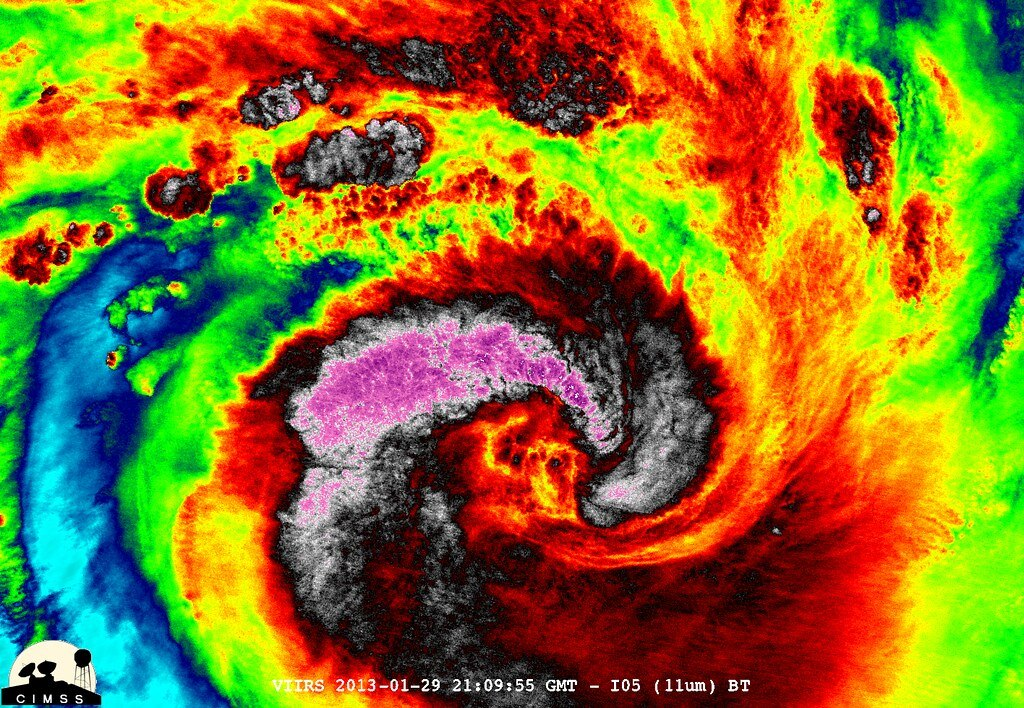
#> input picture media/banco/libres/clima/hurricane-satellite-image-ov5.jpg, 1024 x 708 px
$ python -i dibujo.py   (imports and definitions only)
#> lines starting #> are read from the running program, lines starting #| are printed output that depends on the picture
"""TOMMY · Convierte cualquier foto en DIBUJO (estilo ilustración de GTA: colores planos, tinta negra, tramado).

Estilos:
  gta     → ilustración tipo pantalla de carga: colores planos (cel), contorno de tinta, contraste alto,
            sombras con trama de puntos y gradación Vice City (luces cálidas, sombras magenta/turquesa).
  neon    → noche: fondo oscuro, contornos que brillan en rosa/turquesa (para misterio y escenas nocturnas).
  boceto  → lápiz sobre papel (para "cómo se hizo", datos o teorías).
  comic   → viñeta de cómic: colores muy saturados, tinta gruesa y trama grande.
  cartoon → dibujos animados: zonas de color limpias y luminosas (sin trama), contorno negro grueso y suave,
            sombras en un solo tono y brillo cálido (para insertos a pantalla completa y cuadros del mundo 3D).

Todo con PIL + numpy (sin modelos ni internet): rápido y siempre igual (el mismo archivo da el mismo dibujo).
Uso:  python3 -m clipfactory.dibujo <entrada.jpg> <salida.jpg> [gta|neon|boceto|comic]
"""

from __future__ import annotations

import sys
from pathlib import Path

import numpy as np
from PIL import Image, ImageEnhance, ImageFilter, ImageOps

ESTILOS = ("gta", "neon", "boceto", "comic", "cartoon")


# ---------------------------------------------------------------- piezas
def _gris(im: Image.Image) -> np.ndarray:
    return np.asarray(im.convert("L"), dtype=np.float32) / 255.0


def _blur(a: np.ndarray, r: float) -> np.ndarray:
    im = Image.fromarray((np.clip(a, 0, 1) * 255).astype(np.uint8))
    return np.asarray(im.filter(ImageFilter.GaussianBlur(r)), dtype=np.float32) / 255.0


def tinta(im: Image.Image, grosor: float = 1.0, tau: float = 0.982, eps: float = -0.004, phi: float = 140.0) -> np.ndarray:
    """Líneas de tinta con XDoG (diferencia de gaussianas extendida): 0 = tinta, 1 = papel.
    D = G(s) − τ·G(1,6·s); papel donde D ≥ ε, y una caída suave (tanh) hacia la tinta donde D < ε.
    Saca siluetas, ventanas y caras sin el ruido fino."""
    g = _gris(im)
    s = 0.9 * grosor
    d = _blur(g, s) - tau * _blur(g, s * 1.6)
    lineas = np.where(d >= eps, 1.0, 1.0 + np.tanh(phi * (d - eps)))
    lineas = np.clip(lineas, 0, 1)
    img = Image.fromarray((lineas * 255).astype(np.uint8))
    if grosor >= 1:  # engorda el trazo para que se lea en el móvil
        img = img.filter(ImageFilter.MinFilter(3))
    return np.asarray(img, dtype=np.float32) / 255.0


def planos(im: Image.Image, colores: int = 14, pasadas: int = 2) -> Image.Image:
    """Colores planos tipo cel: suaviza conservando bordes (mediana) y reduce la paleta."""
    x = im.convert("RGB")
    for _ in range(pasadas):
        x = x.filter(ImageFilter.MedianFilter(5))
    x = x.filter(ImageFilter.SMOOTH_MORE)
    return x.quantize(colors=colores, method=Image.Quantize.MEDIANCUT, dither=Image.Dither.NONE).convert("RGB")


def trama(im: Image.Image, paso: int = 7, fuerza: float = 0.35, solo_sombras: float = 0.42) -> Image.Image:
    """Trama de puntos (halftone) en las sombras, como en los carteles impresos."""
    a = np.asarray(im, dtype=np.float32) / 255.0
    lum = a.mean(axis=2)
    h, w = lum.shape
    yy, xx = np.mgrid[0:h, 0:w]
    # rejilla girada 45° para que no parezca un patrón de pantalla
    u = ((xx + yy) % paso) - paso / 2
    v = ((xx - yy) % paso) - paso / 2
    radio = np.clip((solo_sombras - lum) / solo_sombras, 0, 1) * (paso / 2)
    punto = (u * u + v * v) < (radio * radio)
    a[punto] *= 1 - fuerza
    return Image.fromarray((np.clip(a, 0, 1) * 255).astype(np.uint8))


def gradacion(im: Image.Image, luces=(1.06, 0.98, 0.88), sombras=(0.95, 0.85, 1.12)) -> Image.Image:
    """Tinta de color: luces cálidas y sombras magenta/turquesa (atardecer de Vice City)."""
    a = np.asarray(im, dtype=np.float32) / 255.0
    lum = a.mean(axis=2, keepdims=True)
    mezcla = lum * np.array(luces) + (1 - lum) * np.array(sombras)
    return Image.fromarray((np.clip(a * mezcla, 0, 1) * 255).astype(np.uint8))


def vineta(im: Image.Image, fuerza: float = 0.28) -> Image.Image:
    a = np.asarray(im, dtype=np.float32) / 255.0
    h, w = a.shape[:2]
    yy, xx = np.mgrid[0:h, 0:w]
    d = np.sqrt(((xx - w / 2) / (w / 2)) ** 2 + ((yy - h / 2) / (h / 2)) ** 2)
    a *= (1 - fuerza * np.clip(d - 0.55, 0, 1))[..., None]
    return Image.fromarray((np.clip(a, 0, 1) * 255).astype(np.uint8))


def _poner_tinta(base: Image.Image, lineas: np.ndarray, color=(18, 12, 24)) -> Image.Image:
    a = np.asarray(base, dtype=np.float32)
    m = lineas[..., None]
    out = a * m + np.array(color, dtype=np.float32) * (1 - m)
    return Image.fromarray(np.clip(out, 0, 255).astype(np.uint8))


def _caja(integral, y0, x0, y1, x1):
    return integral[y1, x1] - integral[y0, x1] - integral[y1, x0] + integral[y0, x0]


# [43 lines left out: functions kuwahara, cartoon, not called in this run]


# ---------------------------------------------------------------- estilos
def dibujar(im: Image.Image, estilo: str = "gta", lado: int = 1400) -> Image.Image:
    if estilo not in ESTILOS:
        raise ValueError(f"Estilo desconocido: {estilo} (usa {', '.join(ESTILOS)})")
    im = ImageOps.exif_transpose(im).convert("RGB")
    im.thumbnail((lado, lado), Image.LANCZOS)
    if estilo == "gta":
        base = planos(ImageEnhance.Contrast(im).enhance(1.15), colores=16)
        base = ImageEnhance.Color(base).enhance(1.45)
        base = gradacion(trama(base, paso=6, fuerza=0.30))
        out = _poner_tinta(base, tinta(im, grosor=1.0))
        return vineta(out)
    if estilo == "comic":
        base = planos(ImageEnhance.Contrast(im).enhance(1.3), colores=10, pasadas=3)
        base = trama(ImageEnhance.Color(base).enhance(1.8), paso=9, fuerza=0.45, solo_sombras=0.5)
        return _poner_tinta(base, tinta(im, grosor=1.6), color=(5, 5, 10))
    if estilo == "cartoon":
        return cartoon(im)
    if estilo == "neon":
        oscuro = ImageEnhance.Brightness(planos(im, colores=12)).enhance(0.35)
        lineas = 1 - tinta(im, grosor=1.0)  # 1 = línea
        brillo = Image.fromarray((lineas * 255).astype(np.uint8)).filter(ImageFilter.GaussianBlur(3))
        a = np.asarray(oscuro, dtype=np.float32)
        h = np.asarray(brillo, dtype=np.float32)[..., None] / 255.0
        ln = lineas[..., None]
        rosa, cian = np.array([255, 70, 170]), np.array([60, 230, 220])
        mezcla = np.linspace(0, 1, a.shape[1])[None, :, None]  # de rosa (izq) a turquesa (dcha)
        neon = rosa * (1 - mezcla) + cian * mezcla
        out = a + neon * h * 0.9 + 255 * ln * 0.55
        return vineta(Image.fromarray(np.clip(out, 0, 255).astype(np.uint8)), 0.4)
    # boceto: lápiz sobre papel
    g = _gris(im)
    lapiz = np.clip(g / np.maximum(_blur(1 - g, 8) * -1 + 1, 0.05), 0, 1)  # color dodge del negativo desenfocado
    lapiz = lapiz**2.2 * tinta(im, grosor=0.6) ** 0.6
    papel = np.array([243, 236, 222], dtype=np.float32)
    out = papel * lapiz[..., None]
    return Image.fromarray(np.clip(out, 0, 255).astype(np.uint8))


# [5 lines left out: function archivo, not called in this run]


# [5 lines not run here, left out]

>>> from PIL import Image
>>> picture = Image.open('../media/banco/libres/clima/hurricane-satellite-image-ov5.jpg')
#> picture is the input picture: PIL image 1024x708 RGB; mean R, G, B 134.8, 116, 37.7
>>> result = dibujar(picture)
#> in trama, `punto = (u * u + v * v) < (radio * radio)`:
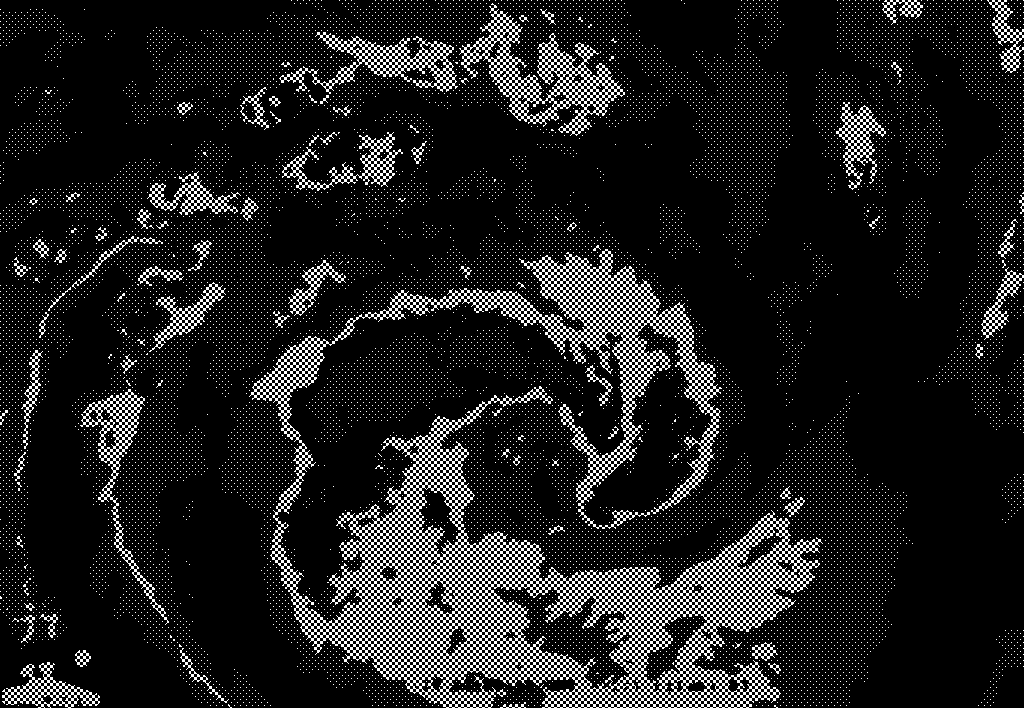
#> punto: shape (708, 1024) bool; 11.3% white in thin lines or dots
#> in trama, `a[punto] *= 1 - fuerza`:
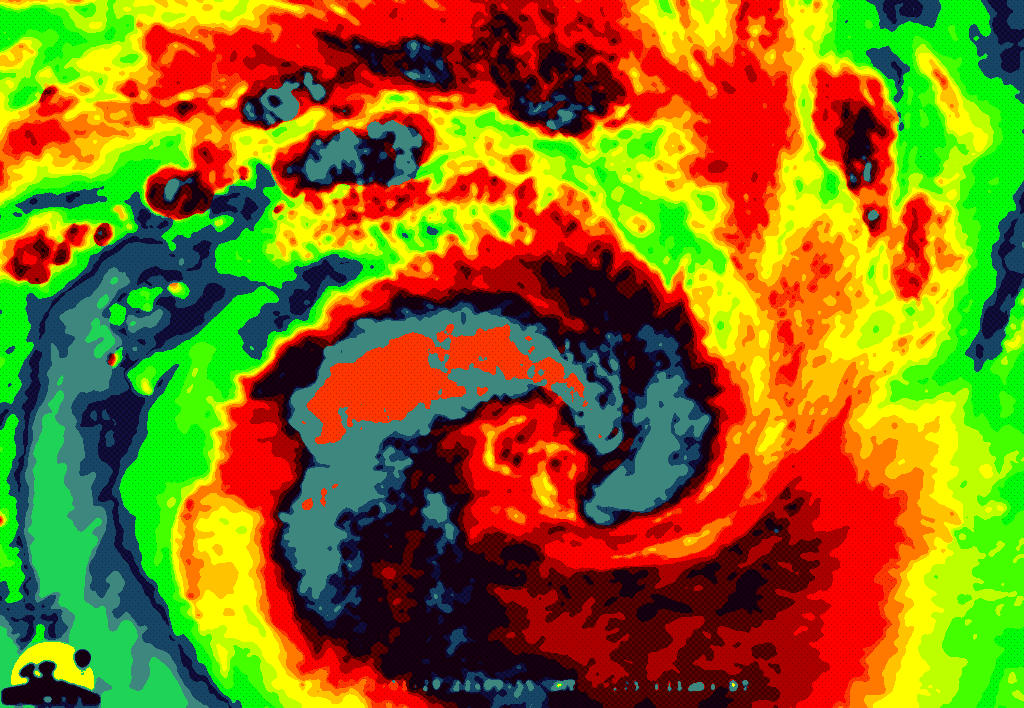
#> a: shape (708, 1024, 3) float32; mean R, G, B 0.54, 0.443, 0.0857
#> in tinta, `d = _blur(g, s) - tau * _blur(g, s * 1.6)`:
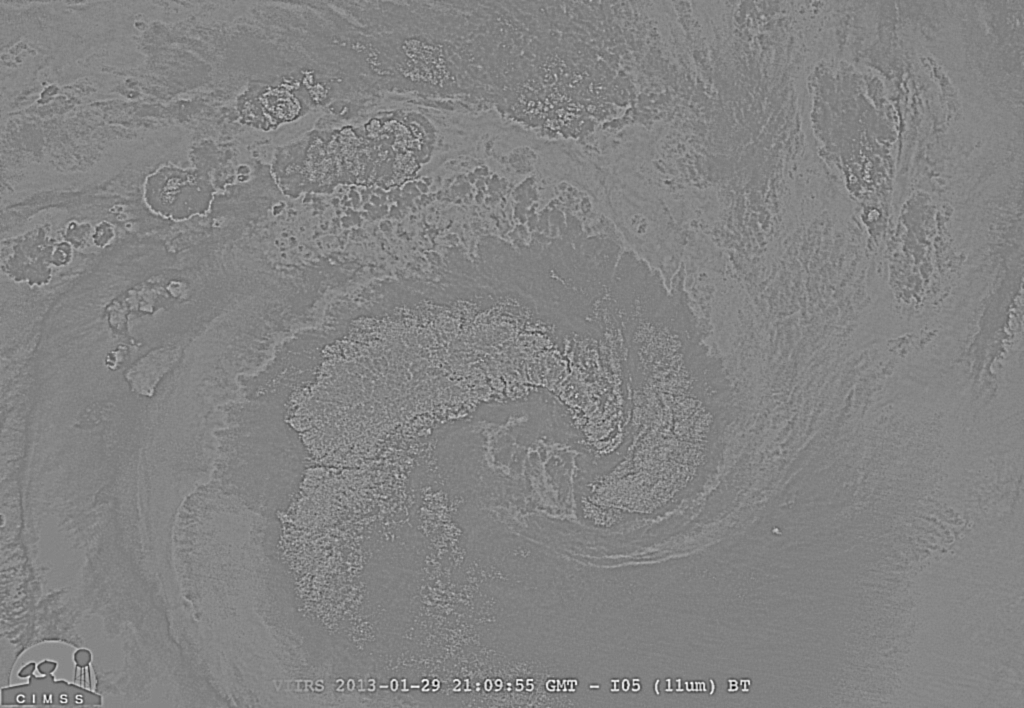
#> d: shape (708, 1024) float32; min -0.269, max 0.267, mean 0.00795; drawn with min black and max white
#> in tinta, `lineas = np.where(d >= eps, 1.0, 1.0 + np.tanh(phi * (d - eps)))`:
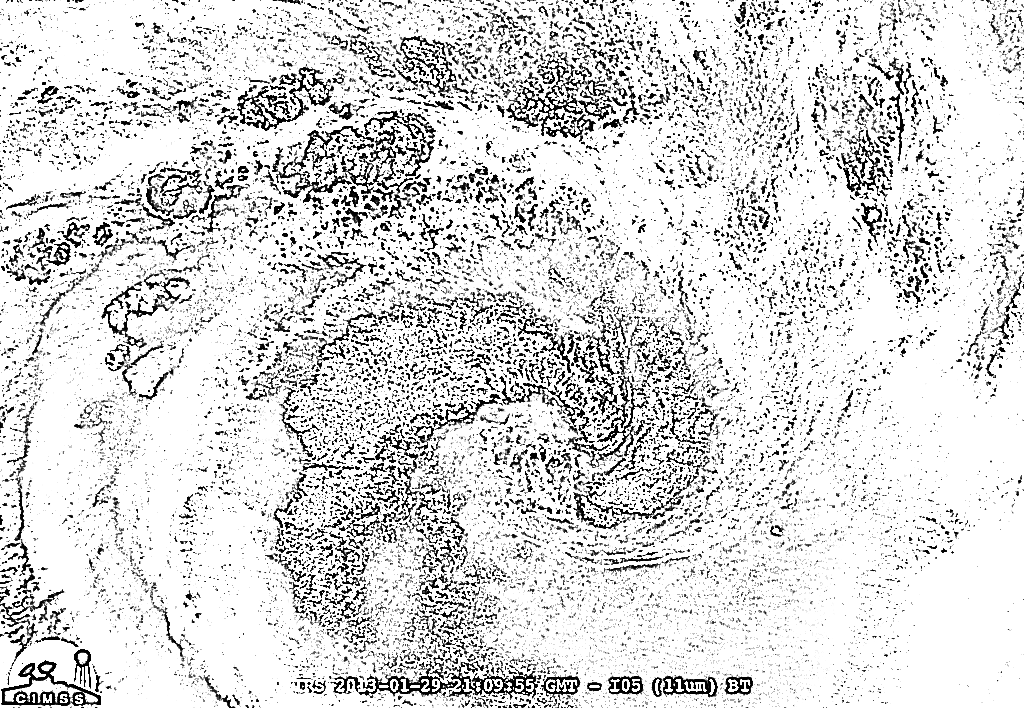
#> lineas: shape (708, 1024) float32; min 0, max 1, mean 0.853
#> in tinta, `img = img.filter(ImageFilter.MinFilter(3))`:
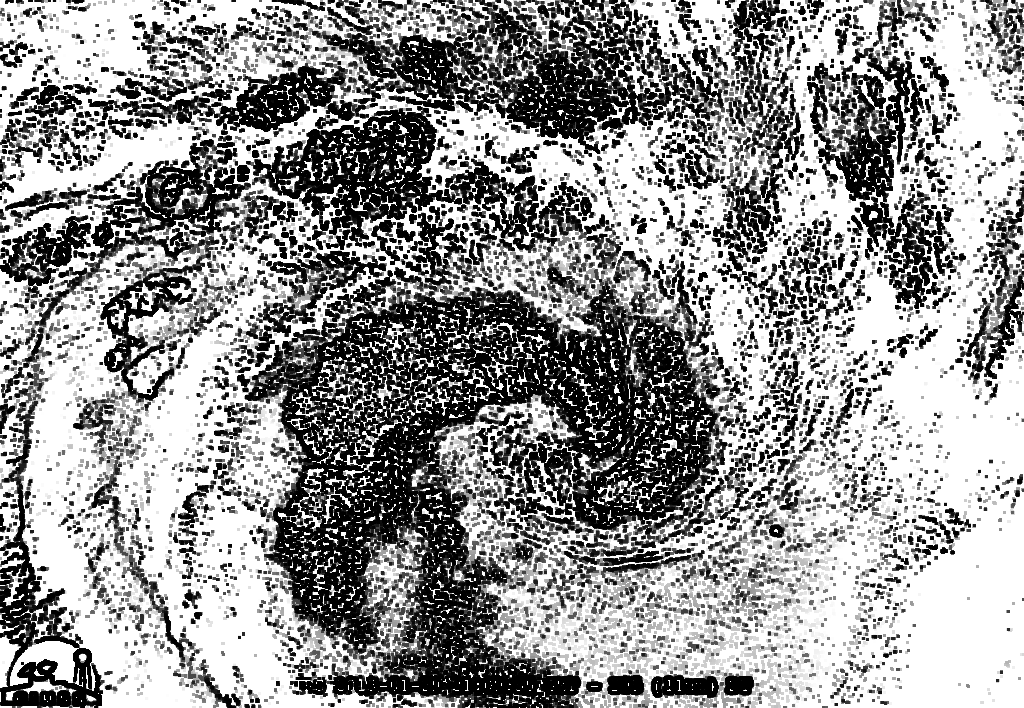
#> img: PIL image 1024x708 L; min 0, max 255, mean 149.4
#> in vineta, `a *= (1 - fuerza * np.clip(d - 0.55, 0, 1))[..., None]`:
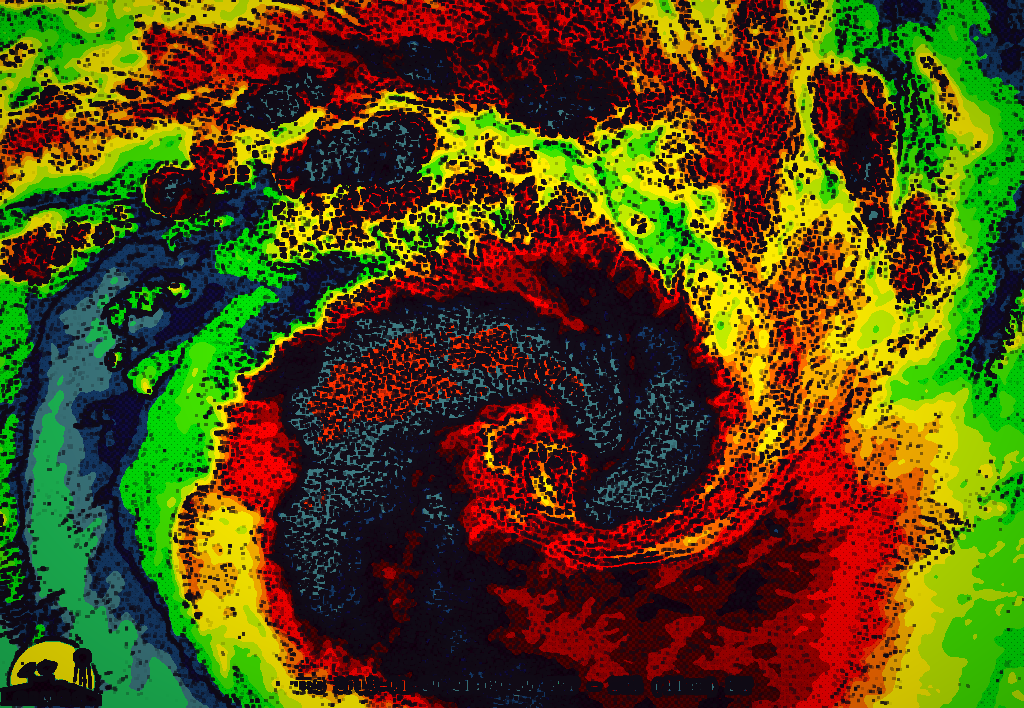
#> a: shape (708, 1024, 3) float32; mean R, G, B 0.333, 0.289, 0.0728
